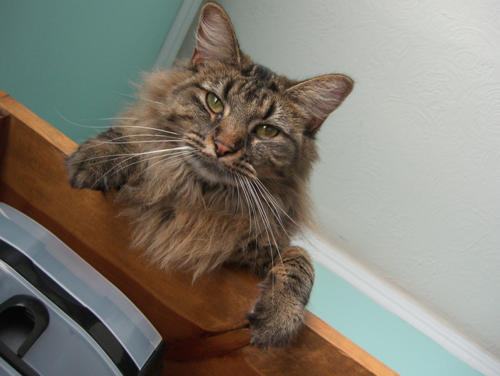
#> input picture images/cat.png, 500 x 376 px
$ python temp2.py
#> lines starting #> are read from the running program, lines starting #| are printed output that depends on the picture
import cv2
import numpy as np
import matplotlib.pyplot as plt

img = cv2.imread("./images/cat.png",0) #直接读为灰度图像
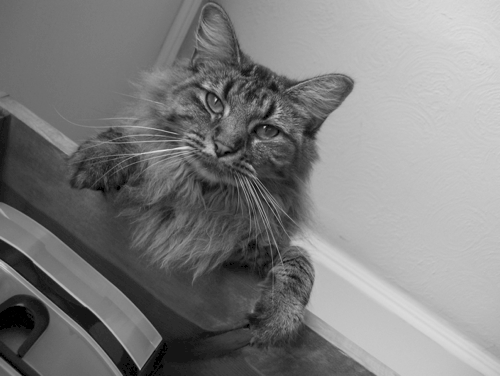
#> img: shape (376, 500); min 0, max 231, mean 127.1
print(img)
#> (printed output is left out)
f = np.fft.fft2(img)
fshift = np.fft.fftshift(f)
#取绝对值：将复数变化成实数
#取对数的目的为了将数据变化到0-255
s1 = np.log(np.abs(fshift))
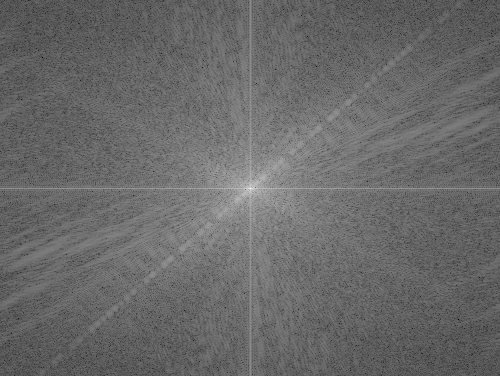
#> s1: shape (376, 500) float64; min 0.891, max 16.99, mean 7.54; drawn with min black and max white
plt.subplot(131),plt.imshow(img,'gray'),plt.title('original')
plt.subplot(132),plt.imshow(s1,'gray'),plt.title('center')
# 逆变换
# f1shift = np.fft.ifftshift(fshift)
img_back = np.fft.ifft2(f)
#出来的是复数，无法显示
img_back = np.abs(img_back)
print(img_back)
#> (printed output is left out)
plt.subplot(133),plt.imshow(img_back,'gray'),plt.title('img back')
plt.show()
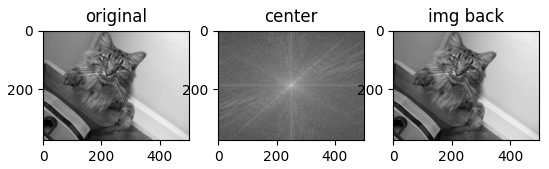
#> figure drawn by matplotlib, 3 panels

$ run again, with images/people.png copied over images/cat.png
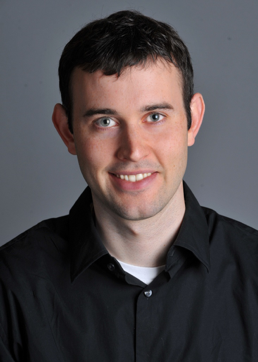
#> input picture images/people.png, 258 x 362 px
#> (printed output is left out)
#> `s1 = np.log(np.abs(fshift))`:
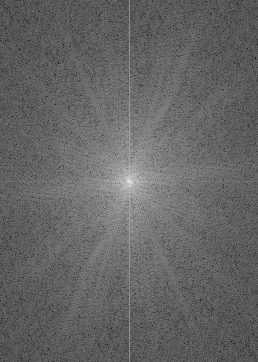
#> s1: shape (362, 258) float64; min 1.25, max 15.79, mean 7.03; drawn with min black and max white
#> (printed output is left out)
#> `plt.show()`:
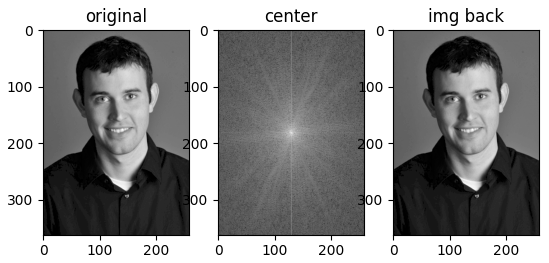
#> figure drawn by matplotlib, 3 panels

$ run again, with images/Barbara Palvin.jpg saved as images/cat.png
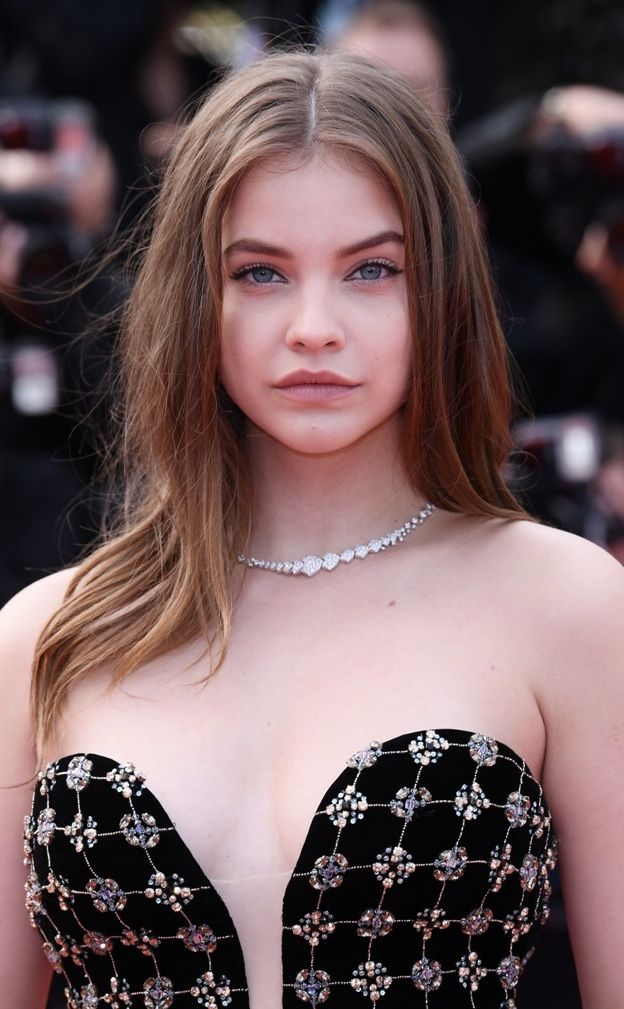
#> input picture images/Barbara Palvin.jpg, 624 x 1009 px
#> (printed output is left out)
#> `s1 = np.log(np.abs(fshift))`:
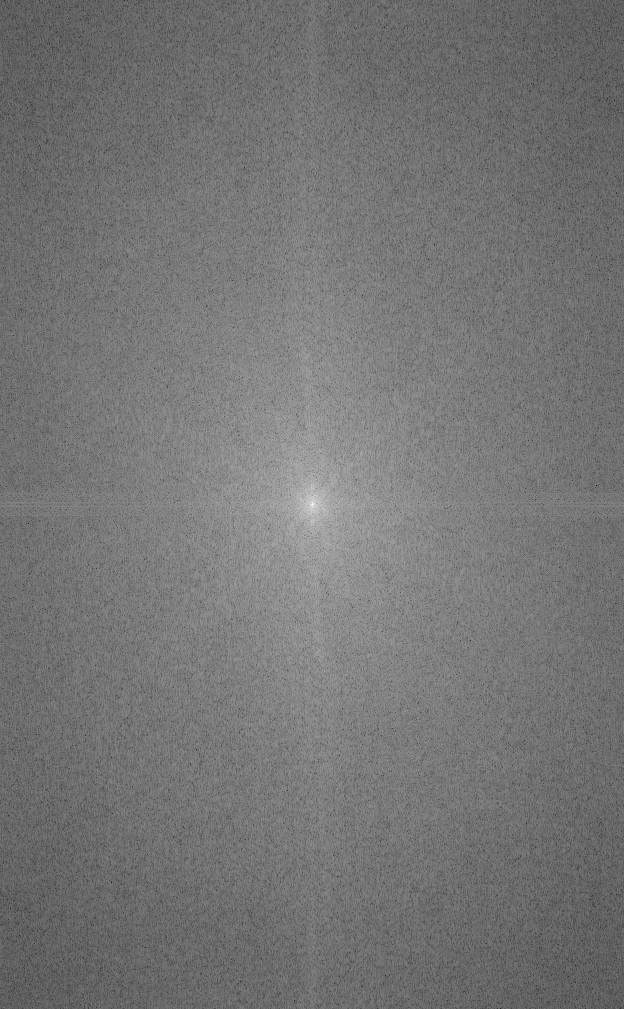
#> s1: shape (1009, 624) float64; min 0.746, max 17.92, mean 8.64; drawn with min black and max white
#> (printed output is left out)
#> `plt.show()`:
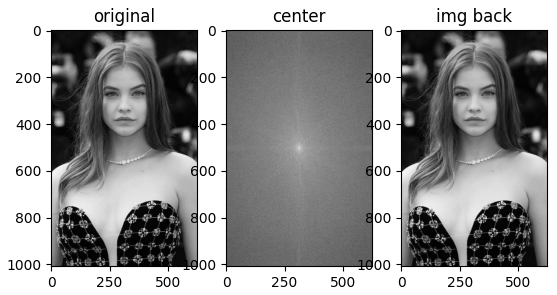
#> figure drawn by matplotlib, 3 panels
